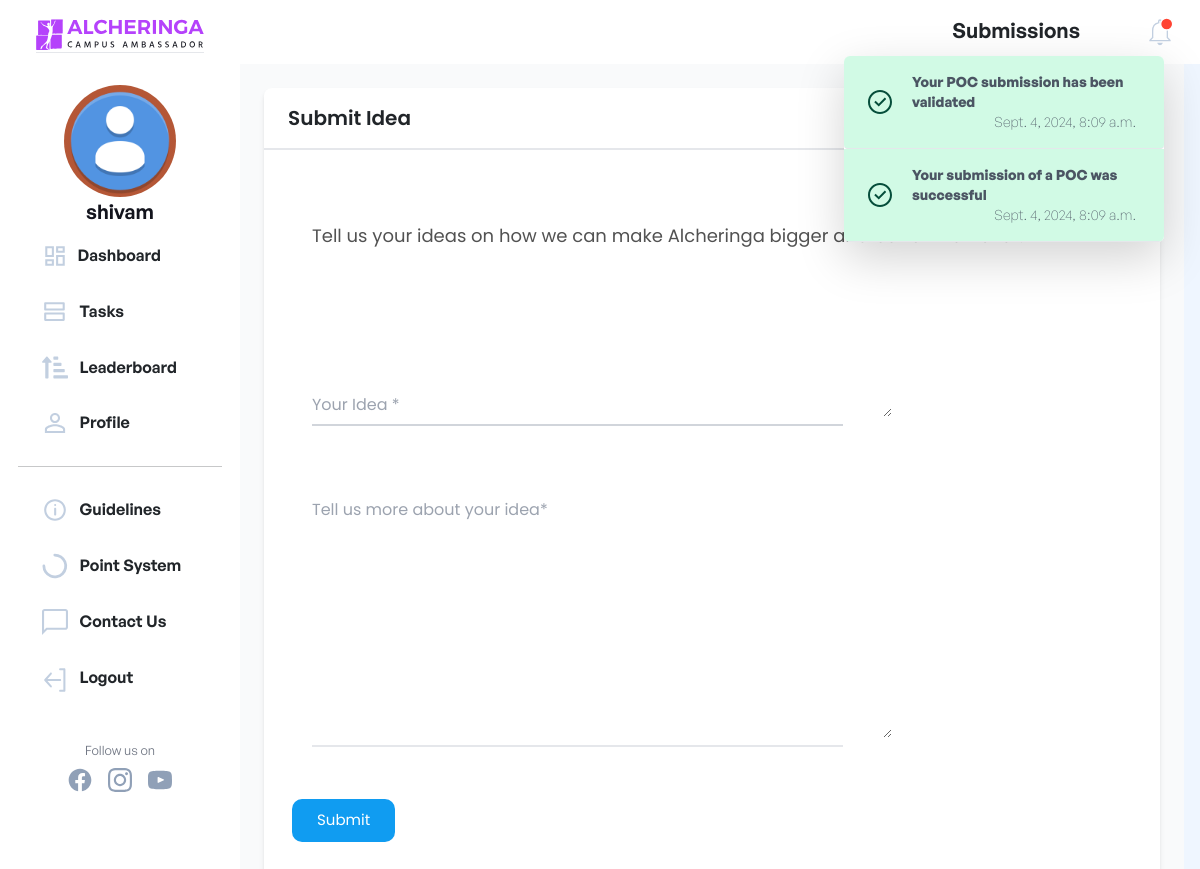
/submissions/idea/new/ (signed in), run on the app's committed database.
### apps/users/models.py (models this page shows, shortened)
class NewUser(AbstractBaseUser, PermissionsMixin):
    id = models.SlugField(primary_key=True, default=uuid.uuid4)
    alcherid = models.TextField(
         blank=True, unique=True, default=create_new_ref_number)
    img = models.ImageField(
        upload_to="image-uploads/", default='image-uploads/user.png')
    email = models.EmailField(_('email address'), unique=True)
    username = models.CharField(max_length=150, unique=False, default="user")
    firstname = models.CharField(max_length=150, blank=True)
    phone = models.TextField(unique=False, blank=True)
    graduation_year = models.CharField(max_length=200, unique=False)
    college_state = models.CharField(max_length=200, unique=False)
    college_city = models.CharField(max_length=200, unique=False)
    college_name = models.CharField(max_length=200, unique=False)
    position_of_responsibility = models.CharField(
        max_length=200, unique=False, blank=True)
    interested_modules = models.CharField(
        max_length=200, unique=False, blank=True)
    instahandle = models.CharField(
        max_length=200, blank=True, )
    referred_by = models.TextField(
        blank=True)
    referrals = models.IntegerField(default=0)
    date_joined = models.DateTimeField(default=timezone.now)
    provider = models.CharField(max_length=200, unique=False, default="email")
    about = models.TextField(_('about'), max_length=500, blank=True)
    is_staff = models.BooleanField(default=False)
    is_active = models.BooleanField(default=False)
    has_password = models.BooleanField(default=True)
    objects = CustomAccountManager()
    points = models.IntegerField(default=250)
    tasks = models.IntegerField(default=0)
    USERNAME_FIELD = 'email'
    REQUIRED_FIELDS = ['firstname']

### apps/dashboard/models.py (models this page shows, shortened)
class Notifications(models.Model):
    TYPECHOICES = [
        ('Success', 'Success'),
        ('Warning', 'Warning'),
        ('Info', 'Info'),
    ]
    id = models.SlugField(primary_key=True, default=uuid.uuid4)
    message = models.CharField(max_length=200)
    user = models.ForeignKey(
        'users.NewUser', default=None, null=True,blank=True, on_delete=models.CASCADE)
    created_on = models.DateTimeField(default=timezone.now)
    type = models.CharField(max_length=200,choices=TYPECHOICES)
    isread=models.BooleanField(default=False)

### apps/submissions/views.py (the view, shortened to what this page needs)
# urls.py: path('idea/new/', IdeaCreateView.as_view(), name='idea-create'),
class IdeaCreateView(CreateView):
    model = Idea
    form_class = IdeaForm
    def get_context_data(self, **kwargs):
        ctx = super(IdeaCreateView, self).get_context_data(**kwargs)
        notification_list = Notifications.objects.filter(
            Q(user=self.request.user) | Q(user=None)).order_by('-created_on')
        isread = True
        notification_list = Notifications.objects.filter(
            Q(user=self.request.user) | Q(user=None)).order_by('-created_on')
        for notif in notification_list:
            if not notif.isread:
                isread = False
                break
        comp = []
        sum = 0
        profile = Profile.objects.filter(user = self.request.user).first()
        if self.request.user.instahandle:
            sum+=1
        if self.request.user.position_of_responsibility:
            sum+=1
        if self.request.user.interested_modules:
            sum+=1
        if profile.fb_handle:
            sum+=1
        if sum==0:
            comp = [60, 40]
        elif sum==1:
            comp = [70, 30]
        elif sum==2:
            comp = [80, 20]
        elif sum==3:
            comp = [90, 10]
        else:
            comp = [100,0]
        ctx['comp'] = comp
        ctx['isread'] = isread
        ctx['notification_list'] = notification_list
        ctx['heading'] = 'Submissions'
        if sum<4:
            ctx['color_code'] = '#E86B73'
        else:
            ctx['color_code'] = 'rgba(0, 201, 92, 1)'
        return ctx

### templates/submissions/idea_form.html (shortened to what this page needs)
{% extends '../basic.html'%}
{% block body %}
{% load static %}
<link rel="stylesheet" href={% static "css/font.css" %}>
<body>
    <div class="bg-blue-50 flex gen">
        {% include "../navbar.html" %}
        <div class="flex">
            <div>
                {% include "submissions/submit_idea.html" %}
            </div>
        </div>
    </div>
    </div>
</body>
{%endblock%}

### templates/navbar.html (shortened to what this page needs)
{% load static %}
<link rel="stylesheet" href="https://cdnjs.cloudflare.com/ajax/libs/font-awesome/4.7.0/css/font-awesome.min.css">
<link rel="stylesheet" href="{%static 'css/nav.css'%}">
<nav class="hidden sm:block bg-white border-gray-400 sidebar">
  <div style="align-items: center;" class="flex flex-col h-screen bg-white border-gray-400 rounded  sticky top-0">
    <div style="margin-top:2vh; width: 21vh;"><a href="/"><img src="{% static 'images/dashlogo.svg' %}" class="border-b" width="100%" alt="logo"/></a></div>
    <div style="justify-content: space-between; align-items: center;margin: 1rem 4rem;" class="flex flex-col justify-center" style="margin:0;align-items: center;">
      <div style="margin-top: 2vh; width: 14vh;border-radius: 50%;padding: 0px;background: radial-gradient(circle, #AD4A35, #B85D37);" id="profile-value">
        <img src="{{request.user.img.url}}" width="100%" alt="profile pic" border="0" class="mx-auto rounded-full" style="width: 14vh; height: 14vh; object-fit: cover;">
      </div>
      <div><div style="font-size: 2.5vh; font-weight: 600;color: #13141D;" class="font-medium text-center">{{request.user.firstname}}</div>
    </div>
    </div>
    <div class="navcontent" >
      <div style="width: 100%;" >
        <a href="{% url 'dashboard_page' %}"
          class="navlink nav-links" style="width: 100%;">
          {% if heading == 'Dashboard' %}
          <div class="tabs" style="padding: 1vh 0vh;background-color: #F6EBFF; display: flex; width: 100%;border-radius: 3vw;" >
          <img src="{% static 'icons/dashboard-active.svg' %}" class="sideicon"/>
          <p class="hover:no-underline" style="color: #b452fb; transform: translate(-2px,0); margin-left:1vw;font-weight: 600;font-size: 1rem;">Dashboard</p>
          </div>
          {% else %}
          <img src="{% static 'icons/dashboard.svg' %}" class="sideicon icon" />
          <p class="hover:no-underline nav-links" style="transform: translate(-2px,0); margin-left:1vw;font-weight: 600;font-size: 1rem;">Dashboard</p>
          {% endif %}
        </a>
      </div>
      <div style="width: 100%;" >
        <a href="{% url 'tasks' %}"
          class="navlink nav-links" style="width: 100%;">
          {% if heading == 'Tasks' %}
          <div class="tabs" style="padding: 1vh 0vh;background-color: #F6EBFF; display: flex; width: 100%;border-radius: 3vw;" >
          <img  src="{% static 'icons/tasks-active.svg' %}" class="sideicon"/>
          <p class=" hover:no-underline" style="color: #B452FB; margin-left:1vw;font-weight: 600;font-size: 1rem;">Tasks</p>
          </div>
          {% else %}
          <img src="{% static 'icons/tasks.svg' %}" class="sideicon iconup" />
          <p class="hover:no-underline" style="margin-left:1vw;font-weight: 600;font-size: 1rem;">Tasks</p>
          {% endif %}
        </a>
      </div>
      <div style="width: 100%;">
        <a href="{% url 'leaderboard' %}" class="navlink nav-links" style="width: 100%;">
          {% if heading == 'Leaderboard' %}
          <div class="tabs" style="padding: 1vh 0vh;background-color: #F6EBFF; display: flex; width: 100%;border-radius: 3vw;" >
            <img src="{% static 'icons/leaderboard-active.svg' %}" class="sideicon"/>
            <p class="hover:no-underline" style="color: #B452FB; transform: translate(-2px,0); margin-left:1vw;font-weight: 600;font-size: 1rem;">Leaderboard</p>
          </div>
          {% else %}
          <img src="{% static 'icons/leaderboard.svg' %}" class="sideicon iconup" />
          <p class="nav-links hover:no-underline" style=" margin-left:1vw;font-weight: 600;font-size: 1rem;">Leaderboard</p>
          {% endif %}
        </a>
      </div>
      <div style="width: 100%;">
        <a href="{% url 'profile' %}" class="navlink nav-links" style="width: 100%;">
          {% if heading == 'Profile' %}
          <div class="tabs" style="padding: 1vh 0vh;background-color: #F6EBFF; display: flex; width: 100%;border-radius: 3vw;" >
            <img  src="{% static 'icons/profile-active.svg' %}" class="sideicon"/>
            <p class="hover:no-underline" style="color: #B452FB; transform: translate(-2px,0); margin-left:1vw;font-weight: 600;font-size: 1rem;">Profile</p>
          </div>
          {% else %}
          <img src="{% static 'icons/profile.svg' %}" class="sideicon upicon"/>
          <p class="nav-links no-underline" style=" margin-left:1vw;font-weight: 600;font-size: 1rem;">Profile</p>
          {% endif %}
        </a>
      </div>
      <hr style="width: 100%;">
      <div style="width: 100%;">
        <a href="{% url 'guidelines' %}" class="navlink nav-links" style="width: 100%;">
          {% if heading == 'Guidelines' %}
          <div class="tabs" style="padding: 1vh 0vh;background-color: #F6EBFF; display: flex; width: 100%;border-radius: 3vw;" >
            <img src="{%static 'icons/guidelines-active.svg'%}" class="sideicon"/>
            <p class="hover:no-underline" style="color: #B452FB; transform: translate(-2px,0); margin-left:1vw;font-weight: 600;font-size: 1rem;">Guidelines</p>
          </div>
          {% else %}
          <img  src="{%static 'icons/guidelines.svg'%}" class="sideicon downicon"/>
          <p class="nav-links no-underline" style=" margin-left:1vw;font-weight: 600;font-size: 1rem;">Guidelines</p>
          {% endif %}
        </a>
      </div>
      <div style="width: 100%;">
        <a href="{% url 'scoring' %}" class="navlink nav-links" style="width: 100%;">
          {% if heading == 'Point System' %}
          <div class="tabs" style="padding: 1vh 0vh;background-color: #F6EBFF; display: flex; width: 100%;border-radius: 3vw;" >
            <img src="{% static 'icons/pointsystem-active.svg' %}" class="sideicon">
            <p class="hover:no-underline" style="color: #B452FB; transform: translate(-2px,0); margin-left:1vw;font-weight: 600;font-size: 1rem;">Point System</p>
          </div>
          {% else %}
          <div style="display: flex;">
          </div>
          <p class="nav-links no-underline" style=" margin-left:1vw;font-weight: 600;font-size: 1rem;">Point System</p>
          {% endif %}
      </a>
      </div>
    <div style="width: 100%;">
      <a href="{% url 'contactus' %}" class="navlink nav-links" style="width: 100%;">
      {% if heading == 'Contact us' %}
      <div class="tabs" style="padding: 1vh 0vh;background-color: #F6EBFF; display: flex; width: 100%;border-radius: 3vw;" >
        <img src="{% static 'icons/contactus-active.svg' %}" class="sideicon"/>
        <p class="hover:no-underline" style="color: #B452FB; transform: translate(-2px,0); margin-left:1vw;font-weight: 600;font-size: 1rem;">Contact Us</p>
      </div>
      {% else %}
      <img  src="{% static 'icons/contactus.svg' %}" class="sideicon"/>
      <p class="nav-links no-underline" style="margin-left:1vw;font-weight: 600;font-size: 1rem;">Contact Us</p>
      {% endif %}
    </a>
    </div>
    <div style="width: 100%;">
      <a href="{% url 'logout' %}" class="navlink nav-links" style="width: 100%;">
        {% if heading == 'Logout' %}
      <div class="tabs" style="padding: 1vh 0vh;background-color: #F6EBFF; display: flex; width: 100%;border-radius: 3vw;" >
        <svg width="30" height="30" viewBox="0 0 30 30" fill="none" xmlns="http://www.w3.org/2000/svg" class="sideicon">
          <path fill-rule="evenodd" clip-rule="evenodd"
            d="M2.8531 15.7972C2.44895 15.3425 2.44895 14.6574 2.8531 14.2027L9.51976 6.7027C9.96006 6.20736 10.7186 6.16275 11.2139 6.60305C11.7092 7.04335 11.7538 7.80183 11.3135 8.29717L6.4222 13.7999L21.25 13.7999C21.9127 13.7999 22.45 14.3372 22.45 14.9999C22.45 15.6627 21.9127 16.1999 21.25 16.1999L6.4222 16.1999L11.3135 21.7027C11.7538 22.198 11.7092 22.9565 11.2139 23.3968C10.7186 23.8371 9.96006 23.7925 9.51976 23.2972L2.8531 15.7972Z"
            fill="#C2CFE0" />
          <path fill-rule="evenodd" clip-rule="evenodd"
            d="M20.05 27.5C20.05 26.8372 20.5872 26.3 21.25 26.3L25.05 26.3L25.05 3.69995L21.25 3.69995C20.5872 3.69995 20.05 3.16269 20.05 2.49995C20.05 1.83721 20.5872 1.29995 21.25 1.29995L26.25 1.29995C26.9127 1.29995 27.45 1.83721 27.45 2.49995L27.45 27.5C27.45 28.1627 26.9127 28.7 26.25 28.7L21.25 28.7C20.5872 28.7 20.05 28.1627 20.05 27.5Z"
            fill="#C2CFE0" />
        </svg>
        <p class="hover:no-underline" style="color: #B452FB; transform: translate(-2px,0); margin-left:1vw;font-weight: 600;font-size: 1rem;">Logout</p>
      </div>
      {% else %}
      <div style="display: flex;">
      <p class="no-underline" style="margin-left:1vw;font-weight: 600;font-size: 1rem;">Logout</p>
      </div>
      {% endif %}
      </a>
    </div>
    <div class="w-full">
      <div style="text-align:center; margin-top: 1rem;">
        <p class="follow">Follow us on</p>
        <div class=" flex justify-center space-x-4 mx-4 my-2">
          <a style="cursor:pointer;" href="https://www.facebook.com/alcheringaiitg" target="_blank">
            <img src="{% static 'icons/icon.svg' %}" width="34" height="45" class="siz"/>
          </a>
            <a style="cursor:pointer;" href="https://www.instagram.com/alcheringaiitg/" target="_blank"><img src="{% static 'icons/insta.svg' %}" width="34" height="45" class="siz"/></a>
            <a style="cursor:pointer;" href="https://www.youtube.com/c/AlcheringaIITG" target="_blank"><img src="{% static 'icons/youtube.svg' %}" width="34" height="45" class="siz"/></a>
        </div>
      </div>
    </div>
    </div>
  </div>
</nav>
<div x-data="{ dropdownOpen: false }" style="width: -webkit-fill-available;"\>
  <nav class=" px-6 py-3 flex sm:bg-color-[#eff6ff] -mx-4 mx-0 sticky top-0 justify-end navi" style="background-color: #ffffff; z-index: 100;">
    <a class=" font-medium text-xl position-relative mr-16 hidden lg:block" style="font-weight: 600;font-size: 1.3rem;">{{ heading }}</a>
    {%include 'navbarnotifications.html'%}
  </nav>

### templates/navbarnotifications.html (shortened to what this page needs)
{% load static %}
<button @click="dropdownOpen = !dropdownOpen" id="notif_unread" style="z-index:100;">
    <img src="{% static 'icons/notifications.svg' %}" id="notif_unread_img" style="
    width: 2rem;"/>
</button>
<div x-show="dropdownOpen" @click="dropdownOpen = false" class="fixed inset-0 h-full w-full z-10"></div>
<div x-show="dropdownOpen" class="absolute right-4 top-14 bg-white rounded-md shadow-lg overflow-y-scroll max-h-96 z-20 lg:mx-5"
    style="width:20rem;" id="dropdown" style="display:none;">
    {% for notification in notification_list %}
    {% if notification.type == 'Info' %}
    <div>
        <a class="flex items-center px-4 py-3 border-b hover:bg-blue-300 bg-blue-100 rounded-b text-blue-900">
            <div class="py-1"><svg class="fill-current h-6 w-6 text-teal-500 mr-4" xmlns="http://www.w3.org/2000/svg"
                    viewBox="0 0 20 20">
                    <path
                        d="M2.93 17.07A10 10 0 1 1 17.07 2.93 10 10 0 0 1 2.93 17.07zm12.73-1.41A8 8 0 1 0 4.34 4.34a8 8 0 0 0 11.32 11.32zM9 11V9h2v6H9v-4zm0-6h2v2H9V5z" />
                </svg>
            </div>
            <p class="text-gray-600 text-sm mx-1 flex-grow" style="text-align:start;">
                <span class="font-bold" href="#">{{notification.message}}</span>
                <br /><span class="font-thin float-right" href="#">{{notification.created_on}}</span>
            </p>
        </a>
    </div>
    {% elif notification.type == 'Success' %}
    <div>
        <a class="flex items-center px-4 py-3 border-b hover:bg-green-300 bg-green-100 rounded-b text-green-900">
            <div class="py-1">
            </div>
            <div class="text-gray-600 text-sm mx-1 flex-grow" style="text-align:start;">
                <span class="font-bold" href="#">{{notification.message}}</span>
                <br /><span class="font-thin float-right" href="#">{{notification.created_on}}</span>
            </div>
        </a>
    </div>
    {% endif %}
    {% endfor %}
</div>

### data on the page
NewUser: user.img (placeholder picture), user.firstname "shivam"
Notifications: message "Your POC submission has been validated", created_on "Sept. 4, 2024, 8:09 a.m."
Notifications: message "Your submission of a POC was successful", created_on "Sept. 4, 2024, 8:09 a.m."

### other printed values
{{ heading }} "Submissions"
